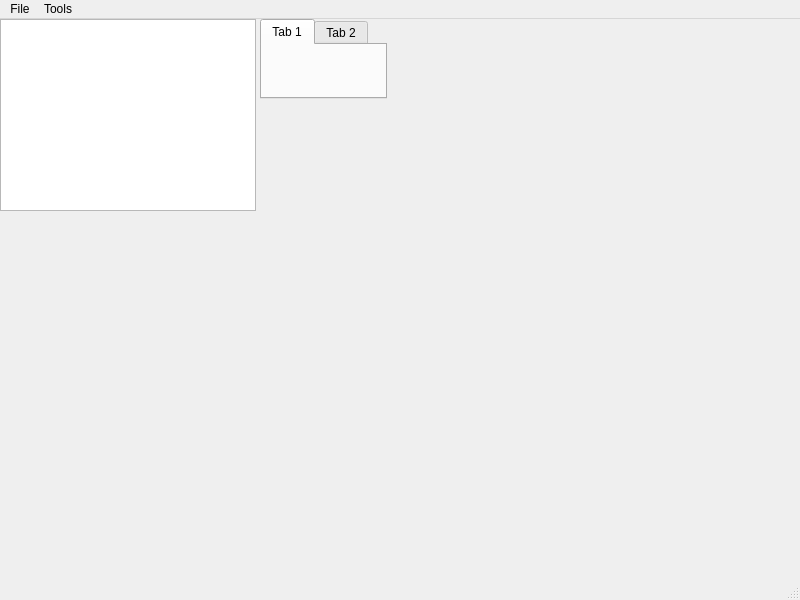
<?xml version="1.0" encoding="UTF-8"?>
<ui version="4.0">
 <class>MainWindow</class>
 <widget class="QMainWindow" name="MainWindow">
  <property name="geometry">
   <rect>
    <x>0</x>
    <y>0</y>
    <width>800</width>
    <height>600</height>
   </rect>
  </property>
  <property name="windowTitle">
   <string>MainWindow</string>
  </property>
  <widget class="QWidget" name="centralwidget">
   <widget class="QGraphicsView" name="graphicsView">
    <property name="geometry">
     <rect>
      <x>0</x>
      <y>0</y>
      <width>256</width>
      <height>192</height>
     </rect>
    </property>
   </widget>
   <widget class="QTabWidget" name="tabWidget">
    <property name="geometry">
     <rect>
      <x>260</x>
      <y>0</y>
      <width>127</width>
      <height>80</height>
     </rect>
    </property>
    <property name="currentIndex">
     <number>0</number>
    </property>
    <widget class="QWidget" name="Scenery">
     <attribute name="title">
      <string>Tab 1</string>
     </attribute>
    </widget>
    <widget class="QWidget" name="Characters">
     <attribute name="title">
      <string>Tab 2</string>
     </attribute>
    </widget>
   </widget>
  </widget>
  <widget class="QMenuBar" name="menubar">
   <property name="geometry">
    <rect>
     <x>0</x>
     <y>0</y>
     <width>800</width>
     <height>19</height>
    </rect>
   </property>
   <widget class="QMenu" name="menuFile">
    <property name="title">
     <string>File</string>
    </property>
    <addaction name="actionOpen"/>
    <addaction name="actionExit"/>
    <addaction name="actionClose"/>
    <addaction name="actionExit_2"/>
   </widget>
   <widget class="QMenu" name="menuTools">
    <property name="title">
     <string>Tools</string>
    </property>
   </widget>
   <addaction name="menuFile"/>
   <addaction name="menuTools"/>
  </widget>
  <widget class="QStatusBar" name="statusbar"/>
  <action name="actionOpen">
   <property name="text">
    <string>Open</string>
   </property>
  </action>
  <action name="actionExit">
   <property name="text">
    <string>Exit</string>
   </property>
  </action>
  <action name="actionClose">
   <property name="text">
    <string>Close</string>
   </property>
  </action>
  <action name="actionExit_2">
   <property name="text">
    <string>Exit</string>
   </property>
  </action>
 </widget>
 <resources/>
 <connections/>
</ui>
